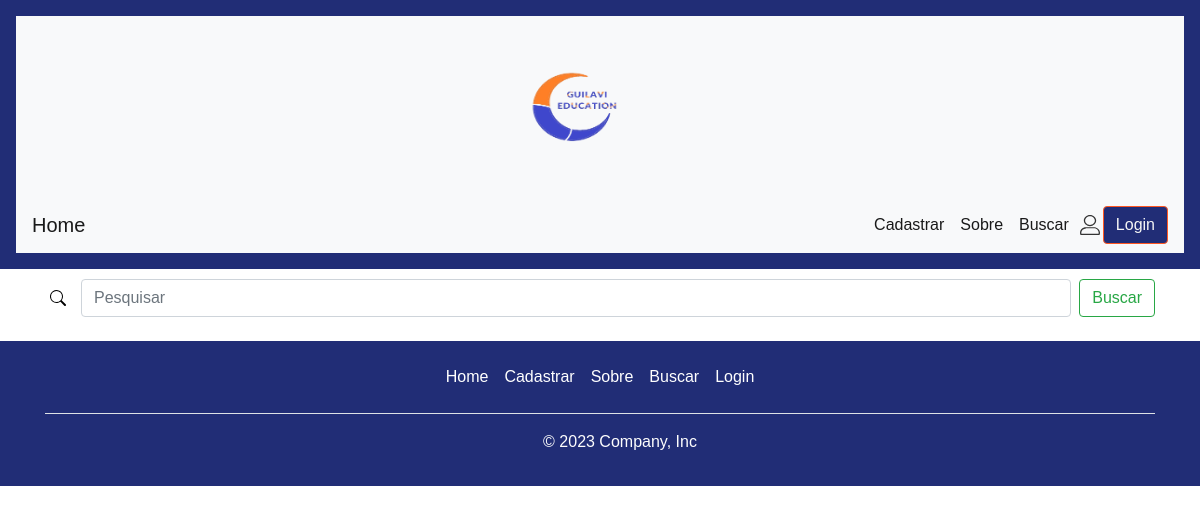
/php/busca.php, run on an earlier commit of the app's database.
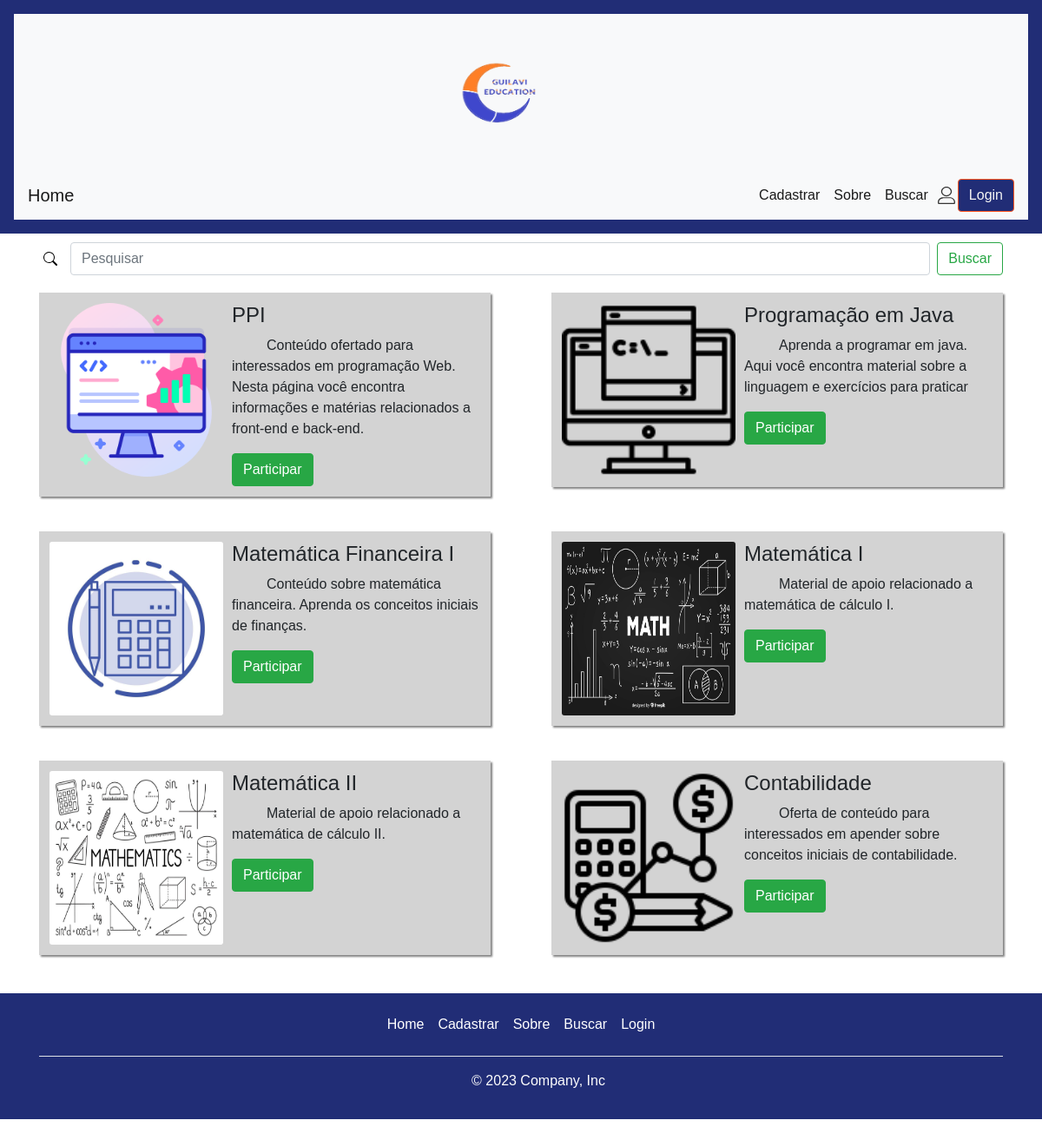
And on a later commit of the database.
### tables this page shows
CREATE TABLE `foto` (
  `id_turma` int(11) NOT NULL,
  `nomeArqFoto` varchar(50) DEFAULT NULL
);

CREATE TABLE `turmas` (
  `id` int(11) NOT NULL,
  `nome_turma` varchar(50) DEFAULT NULL,
  `descricao` varchar(350) DEFAULT NULL,
  `id_usuario` int(11) NOT NULL
);

### php/conexao.php (called while the page is built, shortened)
<?php
class Conexao {
    public $conexao;
    function __construct() {
        if (!isset($this->conexao)) {
            try {
                $this->conexao = new PDO('mysql:host=localhost;dbname=guilavi', 'root', '');
            } catch (PDOException $e) {
                echo 'Error: ' . $e->getMessage();
            }
        }
    }
}
?>

### php/busca.php (the view, shortened to what this page needs)
<?php
require "conexao.php";
$conn = new Conexao();
try {
  $sql = "SELECT nome_turma, descricao, nomeArqFoto FROM turmas INNER JOIN foto ON turmas.id = foto.id_turma";
  $stmt = $conn->conexao->prepare($sql);
    $stmt->execute();
  $resultados = $stmt->fetchAll(PDO::FETCH_ASSOC);
} catch (Exception $e) {
  exit('Ocorreu uma falha: ' . $e->getMessage());
}
?>
<!DOCTYPE html>
<html lang="pt-br">
<head>
  <link rel="stylesheet" href="../css/style.css">
  <link rel="stylesheet" href="../css/modal.css">
  <link rel="stylesheet" href="../css/bootstrap.min.css">
  <link rel="stylesheet" href="../css/bootstrap-4.3.1.min.css">
  <link rel="stylesheet" href="../css/itensCadastro.css">
  <link rel='stylesheet' href='https://cdnjs.cloudflare.com/ajax/libs/font-awesome/5.10.0/css/all.min.css'>
</head>
<body>
  <header id="menu" class="p-3 text-bg-dark">
    <nav class="navbar navbar-light bg-light justify-content-center">
      <a class="navbar-brand" href="#">
        <img src="../img/logo.png" class="d-inline-block align-top" alt="">
      </a>
    </nav>
    <nav class="navbar navbar-expand-lg navbar-light bg-light">
      <a class="navbar-brand" href="../index.html" id="home">Home</a>
      <div class="collapse navbar-collapse justify-content-end" id="navbarNavAltMarkup">
        <div class="navbar-nav">
          <a class="nav-item nav-link active" href="../cadastroUsuario.html">Cadastrar<span class="sr-only">(current)</span></a>
          <a class="nav-item nav-link active" href="../sobre.html">Sobre <span class="sr-only">(current)</span></a>
          <a class="nav-item nav-link active" href="#">Buscar<span class="sr-only">(current)</span></a>
          <form class="form-inline my-2 my-lg-0 login-botao">
            <img class="login-img" src="../img/icons/unlogged-icon.svg" alt="">
            <a href="../login.html" class="btn btn-outline-success my-2 my-sm-0">Login</a>
          </form>
        </div>
      </div>
    </nav>
  </header>
  <main>
    <div class="container">
      <form class="d-flex" id="form">
        <img class="search-img" src="../img/icons/search.svg" alt="">
        <input class="form-control me-2" type="search" id="searchInput" placeholder="Pesquisar" aria-label="Pesquisar">
        <button class="btn btn-outline-success" id="button" type="submit">Buscar</button>
      </form>
      <div id="container" class="row">
        <?php foreach ($resultados as $resultado) : ?>
          <?php
          $nome_turma = htmlspecialchars($resultado['nome_turma']);
          $descricao = htmlspecialchars($resultado['descricao']);
          $nomeArqFoto = htmlspecialchars($resultado['nomeArqFoto']);
          $caminho_imagem = "../img/$nomeArqFoto";
          ?>
          <div class="coluna col-lg-6">
            <div class="item">
              <img src="<?= $caminho_imagem ?>" width="200" height="200" alt="<?= $nome_turma ?>">
              <div class="alinha_item">
                <h4><?= $nome_turma ?></h4>
                <p><?= $descricao ?></p>
                <button class="btn btn-success btnOpenModal">Participar</button>
              </div>
            </div>
          </div>
        <?php endforeach; ?>
      </div>
    </div>
  </main>
  <footer class="footer">
    <div class="container">
      <div class="py-3 my-4">
        <ul class="nav justify-content-center border-bottom pb-3 mb-3">
          <li class="nav-item"><a href="../index.html" class="nav-link px-2 text-body-secondary">Home</a></li>
          <li class="nav-item"><a href="../cadastroUsuario.html" class="nav-link px-2 text-body-secondary">Cadastrar</a></li>
          <li class="nav-item"><a href="../sobre.html" class="nav-link px-2 text-body-secondary">Sobre</a></li>
          <li class="nav-item"><a href="#" class="nav-link px-2 text-body-secondary">Buscar</a></li>
          <li class="nav-item"><a href="../login.html" class="nav-link px-2 text-body-secondary">Login</a></li>
        </ul>
        <p class="text-center text-body-secondary">© 2023 Company, Inc</p>
      </div>
    </div>
  </footer>
</body>
</html>

### css/style.css (style rules this page uses)
* { font-family: "Gill Sans", sans-serif; }
.footer { bottom: 0 !important; left: 0 !important; background-color: #212D76 !important; color: rgb(253, 253, 253); width: 100% !important; }
.nav-item a { color: rgb(255, 255, 255); }
#menu { background-color: #212D76 !important; }
p { text-indent: 40px; }
.navbar-brand img { text-align: center; height: 155px; width: 310px; }
.login-img { padding: 3px; }
.login-botao a { color: rgb(245, 245, 245); border-color: #ff5722; background-color: #212D76; }

### css/itensCadastro.css (style rules this page uses)
#form { margin-top: 10px; }
img { margin-right: 10px; border-radius: 3px; }
@media (min-width: 1000px) { #container { display: flex; justify-content: space-between; } }
@media (min-width: 1000px) { .coluna { flex-basis: calc(50% - 20px); } }
@media (min-width: 1000px) { .item { background-color: lightgray; padding: 10px; display: flex; align-items: flex-start; text-align: left; border: 2px solid lightgray; box-shadow: 2px 2px 2px gray; margin: 20px auto; } }
.footer { background-color: rgb(173, 173, 167) !important; color: rgb(253, 253, 253); width: 100%; }
.nav-item a { color: rgb(255, 255, 255); }
#menu { background-color: rgb(173, 173, 167) !important; }
.search-img { padding: 5px; }
.footer { bottom: 0; left: 0; background-color: #212D76 !important; color: rgb(253, 253, 253); width: 100%; }
#menu { background-color: #212D76 !important; }
.navbar-brand img { text-align: center; height: 155px; width: 310px; }
.login-img { padding: 3px; margin: 0; }
.login-botao a { color: rgb(245, 245, 245); border-color: #ff5722; background-color: #212D76; }
* { font-family: "Gill Sans", sans-serif; }

What changed in the data, as far as the page shows it:
added foto: nomeArqFoto (picture), id_turma.nome_turma "PPI", id_turma.descricao "Conteúdo ofertado para interessados em programação Web. Nesta página você encontra informações e matérias relacionados a front-end e back-end."
added foto: nomeArqFoto (picture), id_turma.nome_turma "Programação em Java", id_turma.descricao "Aprenda a programar em java. Aqui você encontra material sobre a linguagem e exercícios para praticar"
added foto: nomeArqFoto (picture), id_turma.nome_turma "Matemática Financeira I", id_turma.descricao "Conteúdo sobre matemática financeira. Aprenda os conceitos iniciais de finanças."
added foto: nomeArqFoto (picture), id_turma.nome_turma "Matemática I", id_turma.descricao "Material de apoio relacionado a matemática de cálculo I."
added foto: nomeArqFoto (picture), id_turma.nome_turma "Matemática II", id_turma.descricao "Material de apoio relacionado a matemática de cálculo II."
added foto: nomeArqFoto (picture), id_turma.nome_turma "Contabilidade", id_turma.descricao "Oferta de conteúdo para interessados em apender sobre conceitos iniciais de contabilidade."
